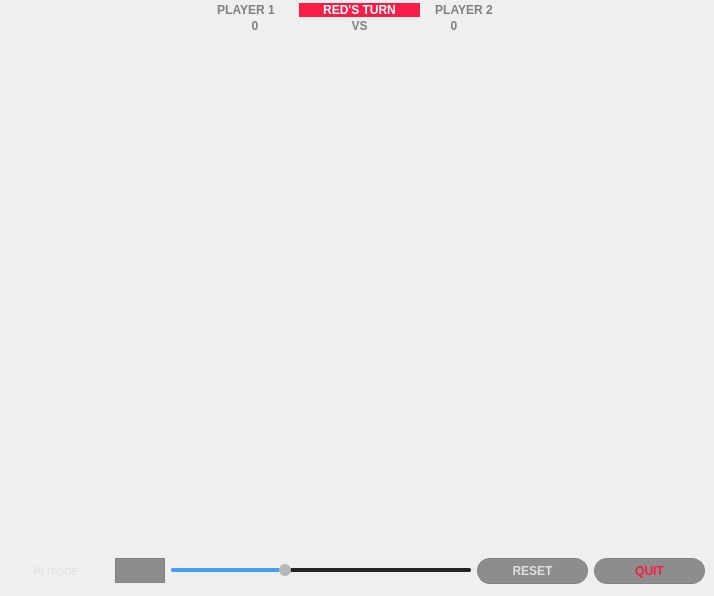
<?xml version="1.0" encoding="UTF-8"?>
<ui version="4.0">
 <class>GameEngine</class>
 <widget class="QWidget" name="GameEngine">
  <property name="geometry">
   <rect>
    <x>0</x>
    <y>0</y>
    <width>714</width>
    <height>596</height>
   </rect>
  </property>
  <property name="minimumSize">
   <size>
    <width>714</width>
    <height>596</height>
   </size>
  </property>
  <property name="maximumSize">
   <size>
    <width>16777215</width>
    <height>16777215</height>
   </size>
  </property>
  <property name="windowTitle">
   <string>Connect 4</string>
  </property>
  <property name="styleSheet">
   <string notr="true">QWidget{
    background-color: qlineargradient(
        x1: 0, y1: 1, x2: 1, y2: 0,
        stop: 0.0 #8EC5FC,
        stop: 0.25 #8DD3FF,
        stop: 0.5 #A1D8FF,
        stop: 0.75 #C1D2FF,
        stop: 1.0 #E0C3FF
    );
}
QWidget {
    background-color: qlineargradient(
        spread:pad, x1:0, y1:0, x2:0.8, y2:1, 
        stop:0 rgba(0, 71, 171, 255), 
        stop:1 rgba(28, 169, 201, 255)
    );
}
QWidget {
    background-color: qlineargradient(
        x1: 0, y1: 1, x2: 1, y2: 0,
        stop: 0.0 #1A2A3A,  /* Deep Navy */
        stop: 0.25 #1E3A5F, /* Dark Blue */
        stop: 0.5 #2A3B6F,  /* Muted Indigo */
        stop: 0.75 #3A326F, /* Deep Purple */
        stop: 1.0 #4A2E5F   /* Dark Plum */
    );
    color: #E0E0E0; /* Light gray text for readability */
}

QFrame{
background:transparent;
border:none;
}

</string>
  </property>
  <layout class="QGridLayout" name="gridLayout">
   <property name="leftMargin">
    <number>0</number>
   </property>
   <property name="topMargin">
    <number>0</number>
   </property>
   <property name="rightMargin">
    <number>0</number>
   </property>
   <property name="bottomMargin">
    <number>0</number>
   </property>
   <property name="verticalSpacing">
    <number>3</number>
   </property>
   <item row="0" column="0">
    <widget class="TStackedWidget" name="stackedWidget">
     <property name="currentIndex">
      <number>2</number>
     </property>
     <widget class="QWidget" name="home">
      <widget class="QPushButton" name="highscoreButton">
       <property name="geometry">
        <rect>
         <x>270</x>
         <y>490</y>
         <width>181</width>
         <height>51</height>
        </rect>
       </property>
       <property name="text">
        <string>High scores</string>
       </property>
      </widget>
      <widget class="QPushButton" name="startgameButton">
       <property name="geometry">
        <rect>
         <x>270</x>
         <y>410</y>
         <width>181</width>
         <height>51</height>
        </rect>
       </property>
       <property name="text">
        <string>Start Game</string>
       </property>
      </widget>
      <widget class="TFrame" name="frame_3">
       <property name="geometry">
        <rect>
         <x>230</x>
         <y>50</y>
         <width>261</width>
         <height>231</height>
        </rect>
       </property>
       <property name="frameShape">
        <enum>QFrame::Shape::StyledPanel</enum>
       </property>
       <property name="frameShadow">
        <enum>QFrame::Shadow::Raised</enum>
       </property>
       <layout class="QGridLayout" name="gridLayout_5">
        <item row="0" column="2">
         <spacer name="horizontalSpacer_8">
          <property name="orientation">
           <enum>Qt::Orientation::Horizontal</enum>
          </property>
          <property name="sizeHint" stdset="0">
           <size>
            <width>50</width>
            <height>20</height>
           </size>
          </property>
         </spacer>
        </item>
        <item row="0" column="1">
         <widget class="QFrame" name="frame_4">
          <property name="maximumSize">
           <size>
            <width>180</width>
            <height>180</height>
           </size>
          </property>
          <property name="frameShape">
           <enum>QFrame::Shape::StyledPanel</enum>
          </property>
          <property name="frameShadow">
           <enum>QFrame::Shadow::Raised</enum>
          </property>
          <layout class="QGridLayout" name="gridLayout_6">
           <item row="0" column="0">
            <widget class="CircularWidget" name="circular2_3" native="true">
             <property name="minimumSize">
              <size>
               <width>40</width>
               <height>40</height>
              </size>
             </property>
             <property name="maximumSize">
              <size>
               <width>50</width>
               <height>50</height>
              </size>
             </property>
            </widget>
           </item>
           <item row="0" column="1">
            <widget class="CircularWidget" name="circular2_6" native="true">
             <property name="minimumSize">
              <size>
               <width>40</width>
               <height>40</height>
              </size>
             </property>
             <property name="maximumSize">
              <size>
               <width>50</width>
               <height>50</height>
              </size>
             </property>
            </widget>
           </item>
           <item row="1" column="0">
            <widget class="CircularWidget" name="circular2_4" native="true">
             <property name="minimumSize">
              <size>
               <width>40</width>
               <height>40</height>
              </size>
             </property>
             <property name="maximumSize">
              <size>
               <width>50</width>
               <height>50</height>
              </size>
             </property>
            </widget>
           </item>
           <item row="1" column="1">
            <widget class="CircularWidget" name="circular2_5" native="true">
             <property name="minimumSize">
              <size>
               <width>40</width>
               <height>40</height>
              </size>
             </property>
             <property name="maximumSize">
              <size>
               <width>50</width>
               <height>50</height>
              </size>
             </property>
            </widget>
           </item>
          </layout>
         </widget>
        </item>
        <item row="1" column="1">
         <widget class="QLabel" name="label">
          <property name="text">
           <string>&lt;html&gt;&lt;head/&gt;&lt;body&gt;&lt;p&gt;&lt;span style=&quot; font-size:16pt; font-weight:700;&quot;&gt;Connect 4&lt;/span&gt;&lt;/p&gt;&lt;/body&gt;&lt;/html&gt;</string>
          </property>
          <property name="alignment">
           <set>Qt::AlignmentFlag::AlignCenter</set>
          </property>
         </widget>
        </item>
        <item row="0" column="0">
         <spacer name="horizontalSpacer_7">
          <property name="orientation">
           <enum>Qt::Orientation::Horizontal</enum>
          </property>
          <property name="sizeHint" stdset="0">
           <size>
            <width>51</width>
            <height>20</height>
           </size>
          </property>
         </spacer>
        </item>
        <item row="2" column="1">
         <widget class="QLabel" name="label_12">
          <property name="text">
           <string>&lt;html&gt;&lt;head/&gt;&lt;body&gt;&lt;p&gt;&lt;span style=&quot; font-size:10pt; font-weight:700; color:#a2a2a2;&quot;&gt;Design by Toni&lt;/span&gt;&lt;/p&gt;&lt;/body&gt;&lt;/html&gt;</string>
          </property>
          <property name="alignment">
           <set>Qt::AlignmentFlag::AlignCenter</set>
          </property>
         </widget>
        </item>
       </layout>
      </widget>
     </widget>
     <widget class="QWidget" name="winnerPage">
      <layout class="QGridLayout" name="gridLayout_7">
       <item row="0" column="0">
        <widget class="TFrame" name="winnerFrame">
         <property name="maximumSize">
          <size>
           <width>300</width>
           <height>200</height>
          </size>
         </property>
         <property name="frameShape">
          <enum>QFrame::Shape::StyledPanel</enum>
         </property>
         <property name="frameShadow">
          <enum>QFrame::Shadow::Raised</enum>
         </property>
         <layout class="QGridLayout" name="gridLayout_2">
          <item row="0" column="0">
           <widget class="QLabel" name="winnerLabel">
            <property name="text">
             <string>RED'S WINS</string>
            </property>
            <property name="alignment">
             <set>Qt::AlignmentFlag::AlignCenter</set>
            </property>
           </widget>
          </item>
         </layout>
        </widget>
       </item>
      </layout>
     </widget>
     <widget class="QWidget" name="game">
      <property name="minimumSize">
       <size>
        <width>714</width>
        <height>596</height>
       </size>
      </property>
      <layout class="QGridLayout" name="gridLayout_4">
       <property name="leftMargin">
        <number>0</number>
       </property>
       <property name="topMargin">
        <number>0</number>
       </property>
       <property name="rightMargin">
        <number>0</number>
       </property>
       <property name="bottomMargin">
        <number>0</number>
       </property>
       <item row="0" column="0" colspan="3" alignment="Qt::AlignmentFlag::AlignTop">
        <widget class="TFrame" name="topFrame">
         <property name="minimumSize">
          <size>
           <width>0</width>
           <height>0</height>
          </size>
         </property>
         <property name="maximumSize">
          <size>
           <width>16777215</width>
           <height>75</height>
          </size>
         </property>
         <property name="styleSheet">
          <string notr="true">QFrame{
background:transparent;
border:none;
}</string>
         </property>
         <property name="frameShape">
          <enum>QFrame::Shape::StyledPanel</enum>
         </property>
         <property name="frameShadow">
          <enum>QFrame::Shadow::Raised</enum>
         </property>
         <layout class="QHBoxLayout" name="horizontalLayout_6">
          <property name="spacing">
           <number>3</number>
          </property>
          <property name="topMargin">
           <number>1</number>
          </property>
          <property name="bottomMargin">
           <number>5</number>
          </property>
          <item>
           <spacer name="horizontalSpacer_5">
            <property name="orientation">
             <enum>Qt::Orientation::Horizontal</enum>
            </property>
            <property name="sizeType">
             <enum>QSizePolicy::Policy::MinimumExpanding</enum>
            </property>
            <property name="sizeHint" stdset="0">
             <size>
              <width>206</width>
              <height>20</height>
             </size>
            </property>
           </spacer>
          </item>
          <item>
           <widget class="QFrame" name="frame_2">
            <property name="minimumSize">
             <size>
              <width>280</width>
              <height>0</height>
             </size>
            </property>
            <property name="styleSheet">
             <string notr="true">QLabel{
background:transparent;
color: gray;
font-weight:bold;
}</string>
            </property>
            <property name="frameShape">
             <enum>QFrame::Shape::StyledPanel</enum>
            </property>
            <property name="frameShadow">
             <enum>QFrame::Shadow::Raised</enum>
            </property>
            <layout class="QGridLayout" name="gridLayout_3">
             <property name="leftMargin">
              <number>2</number>
             </property>
             <property name="topMargin">
              <number>2</number>
             </property>
             <property name="rightMargin">
              <number>2</number>
             </property>
             <property name="bottomMargin">
              <number>2</number>
             </property>
             <property name="verticalSpacing">
              <number>2</number>
             </property>
             <item row="0" column="0">
              <widget class="QLabel" name="label_4">
               <property name="styleSheet">
                <string notr="true"/>
               </property>
               <property name="text">
                <string>PLAYER 1</string>
               </property>
               <property name="alignment">
                <set>Qt::AlignmentFlag::AlignCenter</set>
               </property>
              </widget>
             </item>
             <item row="0" column="1" rowspan="2">
              <widget class="Line" name="line_4">
               <property name="lineWidth">
                <number>2</number>
               </property>
               <property name="orientation">
                <enum>Qt::Orientation::Vertical</enum>
               </property>
              </widget>
             </item>
             <item row="1" column="6">
              <layout class="QHBoxLayout" name="horizontalLayout_7">
               <property name="spacing">
                <number>0</number>
               </property>
               <item>
                <widget class="QLabel" name="label_9">
                 <property name="maximumSize">
                  <size>
                   <width>20</width>
                   <height>20</height>
                  </size>
                 </property>
                 <property name="styleSheet">
                  <string notr="true"/>
                 </property>
                 <property name="text">
                  <string>0</string>
                 </property>
                 <property name="alignment">
                  <set>Qt::AlignmentFlag::AlignCenter</set>
                 </property>
                </widget>
               </item>
               <item>
                <widget class="CircularWidget" name="circular2" native="true">
                 <property name="maximumSize">
                  <size>
                   <width>10</width>
                   <height>10</height>
                  </size>
                 </property>
                </widget>
               </item>
              </layout>
             </item>
             <item row="0" column="3" colspan="2">
              <widget class="QLabel" name="cplayerLabel">
               <property name="styleSheet">
                <string notr="true">QLabel{
background: rgb(250,29,71);
border-radius:8;
font-weight:bold;
color:white;
}</string>
               </property>
               <property name="text">
                <string>RED'S TURN</string>
               </property>
               <property name="alignment">
                <set>Qt::AlignmentFlag::AlignCenter</set>
               </property>
              </widget>
             </item>
             <item row="0" column="6">
              <widget class="QLabel" name="aiLabel">
               <property name="styleSheet">
                <string notr="true"/>
               </property>
               <property name="text">
                <string>PLAYER 2</string>
               </property>
               <property name="alignment">
                <set>Qt::AlignmentFlag::AlignCenter</set>
               </property>
              </widget>
             </item>
             <item row="1" column="0">
              <layout class="QHBoxLayout" name="horizontalLayout_8">
               <property name="spacing">
                <number>0</number>
               </property>
               <item>
                <widget class="CircularWidget" name="circular1" native="true">
                 <property name="maximumSize">
                  <size>
                   <width>10</width>
                   <height>10</height>
                  </size>
                 </property>
                </widget>
               </item>
               <item>
                <widget class="QLabel" name="label_10">
                 <property name="maximumSize">
                  <size>
                   <width>20</width>
                   <height>20</height>
                  </size>
                 </property>
                 <property name="styleSheet">
                  <string notr="true"/>
                 </property>
                 <property name="text">
                  <string>0</string>
                 </property>
                 <property name="alignment">
                  <set>Qt::AlignmentFlag::AlignCenter</set>
                 </property>
                </widget>
               </item>
              </layout>
             </item>
             <item row="1" column="3" colspan="2">
              <widget class="QLabel" name="label_11">
               <property name="styleSheet">
                <string notr="true"/>
               </property>
               <property name="text">
                <string>VS</string>
               </property>
               <property name="alignment">
                <set>Qt::AlignmentFlag::AlignCenter</set>
               </property>
              </widget>
             </item>
             <item row="0" column="5" rowspan="2">
              <widget class="Line" name="line_5">
               <property name="orientation">
                <enum>Qt::Orientation::Vertical</enum>
               </property>
              </widget>
             </item>
             <item row="0" column="2" rowspan="2">
              <widget class="Line" name="line_6">
               <property name="orientation">
                <enum>Qt::Orientation::Vertical</enum>
               </property>
              </widget>
             </item>
            </layout>
           </widget>
          </item>
          <item>
           <spacer name="horizontalSpacer_6">
            <property name="orientation">
             <enum>Qt::Orientation::Horizontal</enum>
            </property>
            <property name="sizeType">
             <enum>QSizePolicy::Policy::MinimumExpanding</enum>
            </property>
            <property name="sizeHint" stdset="0">
             <size>
              <width>220</width>
              <height>20</height>
             </size>
            </property>
           </spacer>
          </item>
         </layout>
        </widget>
       </item>
       <item row="1" column="1">
        <spacer name="verticalSpacer">
         <property name="orientation">
          <enum>Qt::Orientation::Vertical</enum>
         </property>
         <property name="sizeType">
          <enum>QSizePolicy::Policy::Fixed</enum>
         </property>
         <property name="sizeHint" stdset="0">
          <size>
           <width>20</width>
           <height>35</height>
          </size>
         </property>
        </spacer>
       </item>
       <item row="2" column="0">
        <spacer name="horizontalSpacer">
         <property name="orientation">
          <enum>Qt::Orientation::Horizontal</enum>
         </property>
         <property name="sizeType">
          <enum>QSizePolicy::Policy::Fixed</enum>
         </property>
         <property name="sizeHint" stdset="0">
          <size>
           <width>100</width>
           <height>20</height>
          </size>
         </property>
        </spacer>
       </item>
       <item row="2" column="1">
        <widget class="Connect_4" name="c4Widget" native="true">
         <property name="minimumSize">
          <size>
           <width>500</width>
           <height>430</height>
          </size>
         </property>
         <property name="maximumSize">
          <size>
           <width>500</width>
           <height>450</height>
          </size>
         </property>
        </widget>
       </item>
       <item row="2" column="2">
        <spacer name="horizontalSpacer_2">
         <property name="orientation">
          <enum>Qt::Orientation::Horizontal</enum>
         </property>
         <property name="sizeType">
          <enum>QSizePolicy::Policy::Fixed</enum>
         </property>
         <property name="sizeHint" stdset="0">
          <size>
           <width>100</width>
           <height>20</height>
          </size>
         </property>
        </spacer>
       </item>
       <item row="3" column="0" colspan="3" alignment="Qt::AlignmentFlag::AlignBottom">
        <widget class="TFrame" name="bottomFrame">
         <property name="minimumSize">
          <size>
           <width>0</width>
           <height>50</height>
          </size>
         </property>
         <property name="maximumSize">
          <size>
           <width>16777215</width>
           <height>75</height>
          </size>
         </property>
         <property name="styleSheet">
          <string notr="true">QPushButton{
	background: rgba(30,30,30,120);
	border:1px solid gray;
	border-radius:13px;
	font-weight:bold;
}
QSlider {
    background-color: transparent;
}

/* Slider Groove (track) */
QSlider::groove:horizontal, QSlider::groove:vertical {
    background-color: rgba(120, 120, 120, 0.8);
    border-radius: 2px;
    border: none;
}

QSlider::groove:horizontal {
    height: 4px;
}

QSlider::groove:vertical {
    width: 4px;
}

/* Slider Handle (thumb) */
QSlider::handle:horizontal, QSlider::handle:vertical {
    background-color: #B7B7B7;
    border-radius: 6px;
    border: none;
}

QSlider::handle:horizontal {
    height: 12px;
    width: 12px;
    margin: -4px 0;
}

QSlider::handle:vertical {
    height: 12px;
    width: 12px;
    margin: 0 -4px;
}

/* Slider Progress */
QSlider::sub-page:horizontal, QSlider::add-page:vertical {
    background-color: rgb(71, 158, 245);
    border-radius: 2px;
}

QSlider::add-page:horizontal, QSlider::sub-page:vertical {
    background-color: rgba(10, 10, 10, 0.8);
    border-radius: 2px;
}
</string>
         </property>
         <property name="frameShape">
          <enum>QFrame::Shape::StyledPanel</enum>
         </property>
         <property name="frameShadow">
          <enum>QFrame::Shadow::Raised</enum>
         </property>
         <layout class="QHBoxLayout" name="horizontalLayout_5">
          <property name="topMargin">
           <number>5</number>
          </property>
          <property name="bottomMargin">
           <number>5</number>
          </property>
          <item>
           <widget class="QLabel" name="label_8">
            <property name="maximumSize">
             <size>
              <width>100</width>
              <height>16777215</height>
             </size>
            </property>
            <property name="text">
             <string>Ai mode :</string>
            </property>
            <property name="alignment">
             <set>Qt::AlignmentFlag::AlignCenter</set>
            </property>
           </widget>
          </item>
          <item>
           <widget class="ToggleButton" name="aiButton">
            <property name="maximumSize">
             <size>
              <width>50</width>
              <height>25</height>
             </size>
            </property>
            <property name="text">
             <string/>
            </property>
           </widget>
          </item>
          <item>
           <widget class="QSlider" name="difficultySlider">
            <property name="maximumSize">
             <size>
              <width>300</width>
              <height>16777215</height>
             </size>
            </property>
            <property name="minimum">
             <number>2</number>
            </property>
            <property name="maximum">
             <number>10</number>
            </property>
            <property name="value">
             <number>5</number>
            </property>
            <property name="orientation">
             <enum>Qt::Orientation::Horizontal</enum>
            </property>
            <property name="tickPosition">
             <enum>QSlider::TickPosition::NoTicks</enum>
            </property>
           </widget>
          </item>
          <item>
           <widget class="QPushButton" name="resetbutton">
            <property name="minimumSize">
             <size>
              <width>0</width>
              <height>26</height>
             </size>
            </property>
            <property name="text">
             <string>RESET</string>
            </property>
           </widget>
          </item>
          <item>
           <widget class="QPushButton" name="quitButton">
            <property name="minimumSize">
             <size>
              <width>0</width>
              <height>26</height>
             </size>
            </property>
            <property name="styleSheet">
             <string notr="true">color:rgb(250,29,71);</string>
            </property>
            <property name="text">
             <string>QUIT</string>
            </property>
           </widget>
          </item>
         </layout>
        </widget>
       </item>
      </layout>
     </widget>
    </widget>
   </item>
  </layout>
 </widget>
 <customwidgets>
  <customwidget>
   <class>Connect_4</class>
   <extends>QWidget</extends>
   <header>connect_4.h</header>
   <container>1</container>
  </customwidget>
  <customwidget>
   <class>TFrame</class>
   <extends>QFrame</extends>
   <header>tframe.h</header>
   <container>1</container>
  </customwidget>
  <customwidget>
   <class>CircularWidget</class>
   <extends>QWidget</extends>
   <header>circularwidget.h</header>
   <container>1</container>
  </customwidget>
  <customwidget>
   <class>ToggleButton</class>
   <extends>QPushButton</extends>
   <header>togglebutton.h</header>
  </customwidget>
  <customwidget>
   <class>TStackedWidget</class>
   <extends>QStackedWidget</extends>
   <header>tstackedwidget.h</header>
   <container>1</container>
  </customwidget>
 </customwidgets>
 <resources/>
 <connections/>
</ui>
